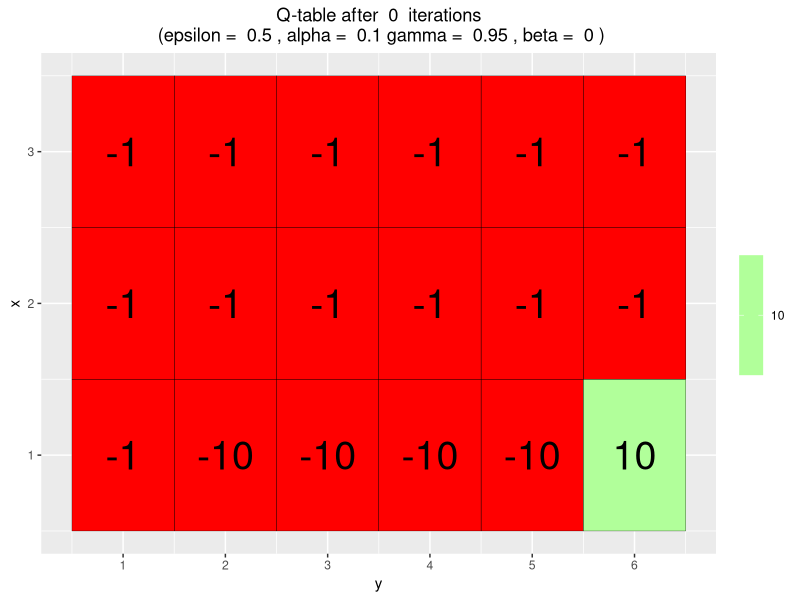
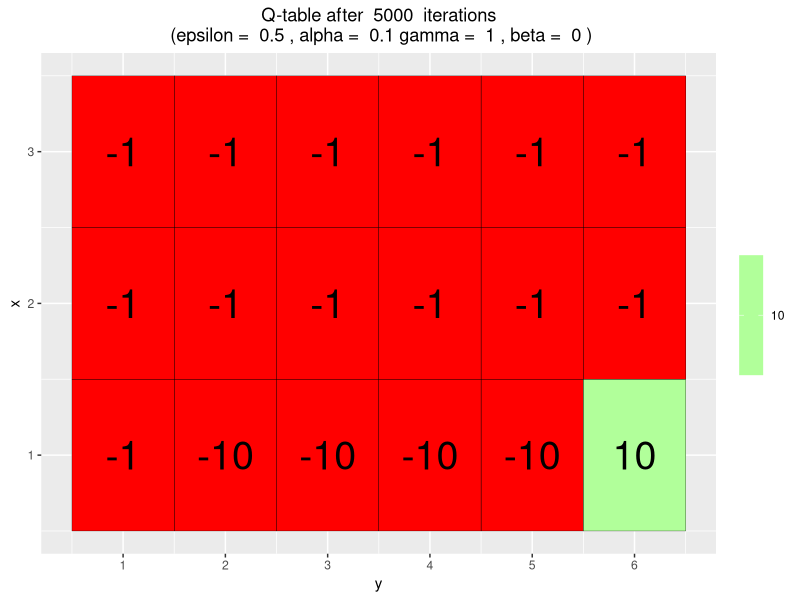
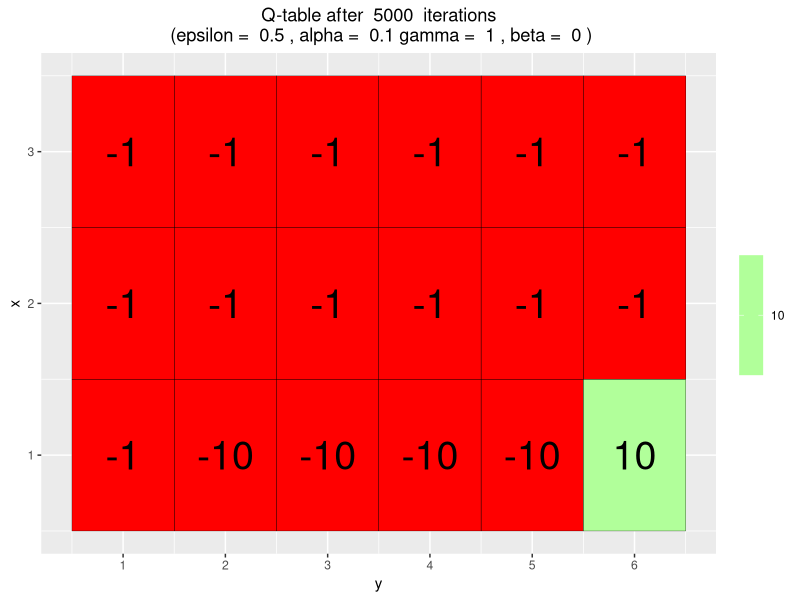
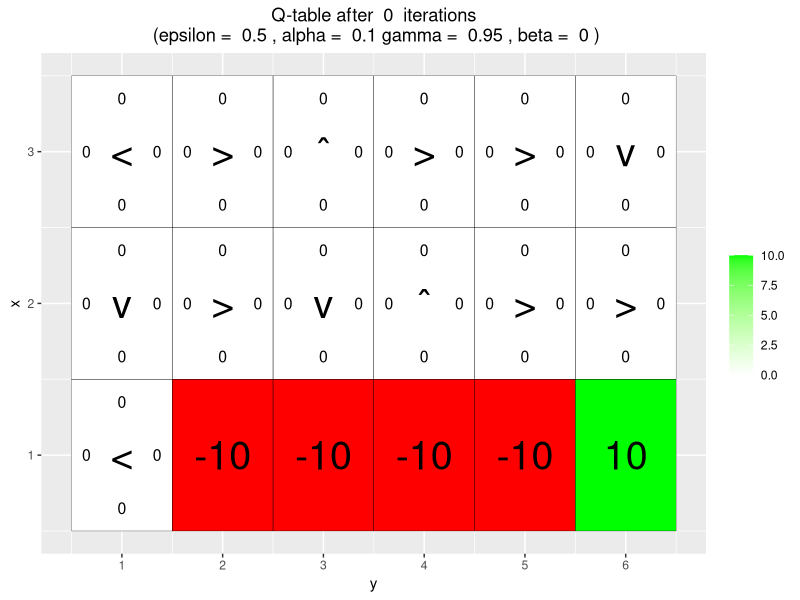
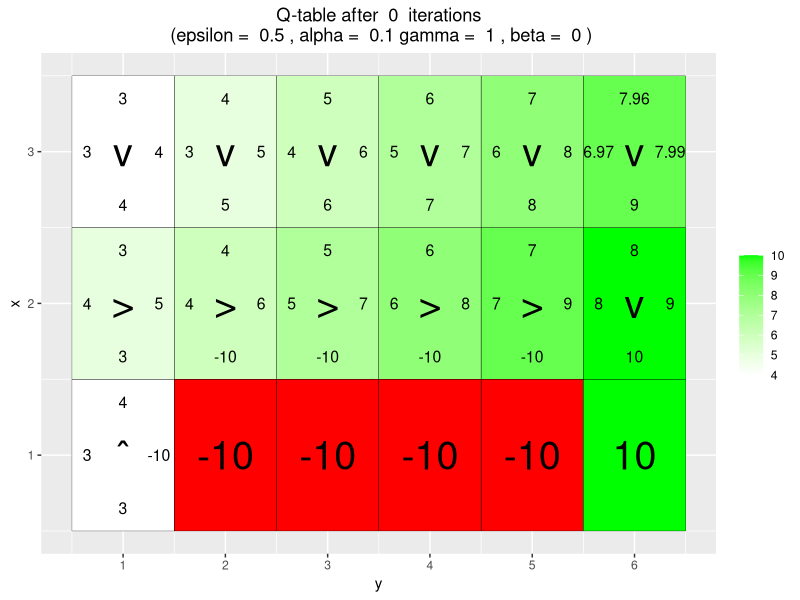
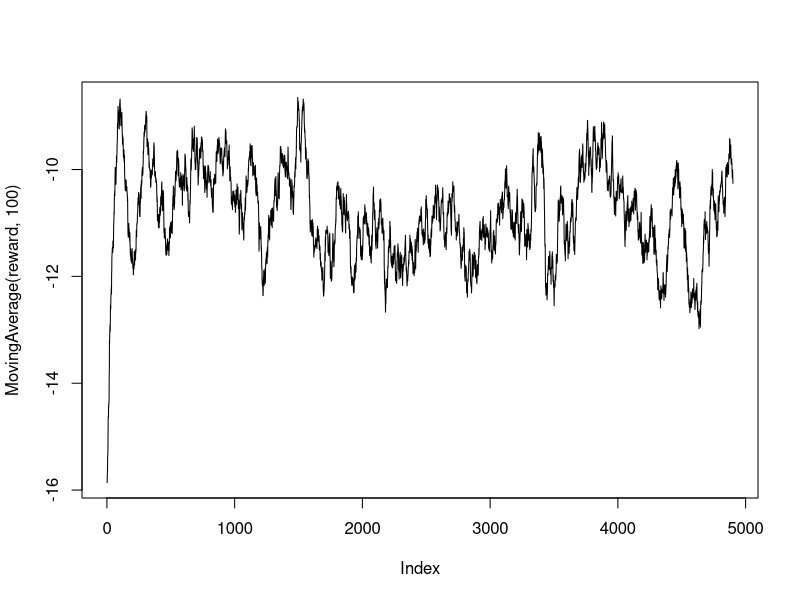
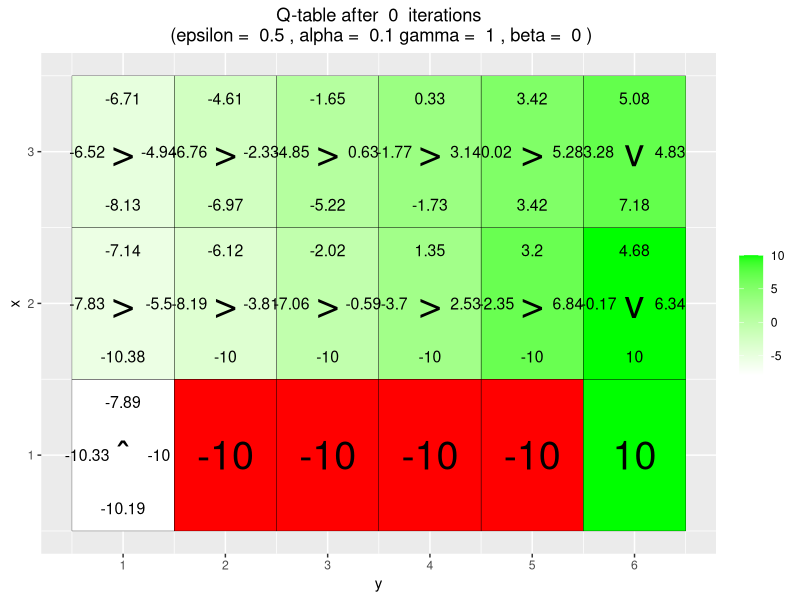
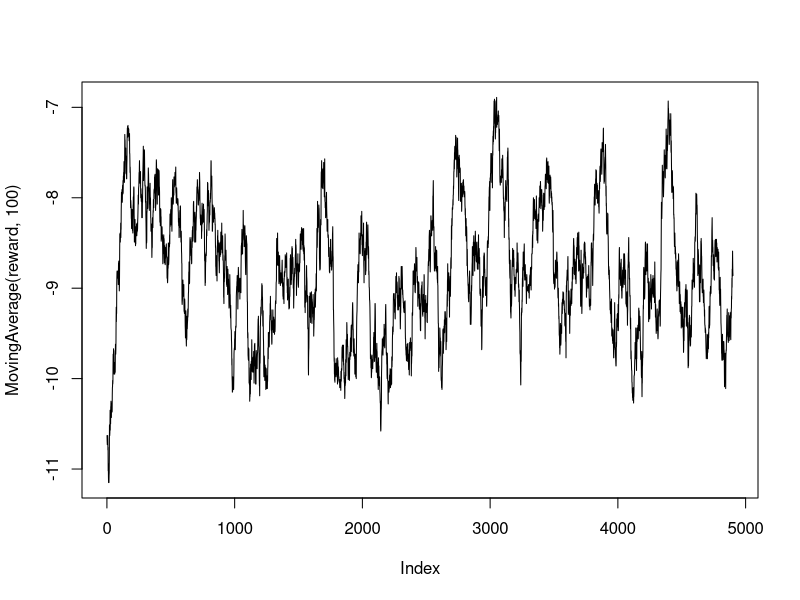

These figures' R source, in order:
####1st attempt####
library(ggplot2)

arrows <- c("ˆ", ">", "v", "<")
action_deltas <- list(c(1,0), # up
                      c(0,1), # right
                      c(-1,0), # down
                      c(0,-1)) # left
vis_environment <- function(iterations=0, epsilon = 0.5, alpha = 0.1, gamma = 0.95, beta = 0){
  
  # Visualize an environment with rewards. 
  # Q-values for all actions are displayed on the edges of each tile.
  # The (greedy) policy for each state is also displayed.
  # 
  # Args:
  #   iterations, epsilon, alpha, gamma, beta (optional): for the figure title.
  #   reward_map (global variable): a HxW array containing the reward given at each state.
  #   q_table (global variable): a HxWx4 array containing Q-values for each state-action pair.
  #   H, W (global variables): environment dimensions.
  
  df <- expand.grid(x=1:H,y=1:W)
  foo <- mapply(function(x,y) ifelse(reward_map[x,y] == 0,q_table[x,y,1],NA),df$x,df$y)
  df$val1 <- as.vector(round(foo, 2))
  foo <- mapply(function(x,y) ifelse(reward_map[x,y] == 0,q_table[x,y,2],NA),df$x,df$y)
  df$val2 <- as.vector(round(foo, 2))
  foo <- mapply(function(x,y) ifelse(reward_map[x,y] == 0,q_table[x,y,3],NA),df$x,df$y)
  df$val3 <- as.vector(round(foo, 2))
  foo <- mapply(function(x,y) ifelse(reward_map[x,y] == 0,q_table[x,y,4],NA),df$x,df$y)
  df$val4 <- as.vector(round(foo, 2))
  foo <- mapply(function(x,y) 
    ifelse(reward_map[x,y] == 0,arrows[GreedyPolicy(x,y)],reward_map[x,y]),df$x,df$y)
  df$val5 <- as.vector(foo)
  foo <- mapply(function(x,y) ifelse(reward_map[x,y] == 0,max(q_table[x,y,]),
                                     ifelse(reward_map[x,y]<0,NA,reward_map[x,y])),df$x,df$y)
  df$val6 <- as.vector(foo)
  
  print(ggplot(df,aes(x = y,y = x)) +
          scale_fill_gradient(low = "white", high = "green", na.value = "red", name = "") +
          geom_tile(aes(fill=val6)) +
          geom_text(aes(label = val1),size = 4,nudge_y = .35,na.rm = TRUE) +
          geom_text(aes(label = val2),size = 4,nudge_x = .35,na.rm = TRUE) +
          geom_text(aes(label = val3),size = 4,nudge_y = -.35,na.rm = TRUE) +
          geom_text(aes(label = val4),size = 4,nudge_x = -.35,na.rm = TRUE) +
          geom_text(aes(label = val5),size = 10) +
          geom_tile(fill = 'transparent', colour = 'black') + 
          ggtitle(paste("Q-table after ",iterations," iterations\n",
                        "(epsilon = ",epsilon,", alpha = ",alpha,"gamma = ",gamma,", beta = ",beta,")")) +
          theme(plot.title = element_text(hjust = 0.5)) +
          scale_x_continuous(breaks = c(1:W),labels = c(1:W)) +
          scale_y_continuous(breaks = c(1:H),labels = c(1:H)))
  
}

transition_model <- function(x, y, action, beta){
  # Computes the new state after given action is taken. The agent will follow the action
  # with probability (1-beta) and slip to the right or left with probability beta/2 each.
  #
  # Args:
  # x, y: state coordinates.
  # action: which action the agent takes (in {1,2,3,4}).
  # beta: probability of the agent slipping to the side when trying to move.
  # H, W (global variables): environment dimensions.
  #
  # Returns:
  # The new state after the action has been taken.
  delta <- sample(-1:1, size = 1, prob = c(0.5*beta,1-beta,0.5*beta))
  final_action <- ((action + delta + 3) %% 4) + 1
  foo <- c(x,y) + unlist(action_deltas[final_action])
  foo <- pmax(c(1,1),pmin(foo,c(H,W)))
  return (foo)
}
GreedyPolicy <- function(x, y){
  # Get a greedy action for state (x,y) from q_table.
  #
  # Args:
  # x, y: state coordinates.
  # q_table (global variable): a HxWx4 array containing Q-values for each state-action pair.
  #
  # Returns:
  # An action, i.e. integer in {1,2,3,4}.
  #Get the max q-value from the q_table for the state (x,y)
  max_q = max(q_table[x,y,])
  #Get the indexes which has maximum values
  max_index = which(q_table[x,y,] == max_q)#There can be more than 1 index
  #Question: can the agent stay in the same location?
  #In case of ties, sample randomly from those ties
  if (length(max_index) > 1) {
    action <- sample(max_index, size = 1)
  }else{
    action <- max_index
  }
  return(action)
}
# greedy_action <- GreedyPolicy(1,1)
# greedy_action
EpsilonGreedyPolicy <- function(x, y, epsilon){
  # Get an epsilon-greedy action for state (x,y) from q_table.
  #
  # Args:
  # x, y: state coordinates.
  # epsilon: probability of acting randomly.
  #
  # Returns:
  # An action, i.e. integer in {1,2,3,4}.
  #Explore with epsilon probability or exploit
  explore <- ifelse(epsilon > runif(1), 1, 0)
  if(explore){
    action <- sample(1:4, size = 1)#Exploration
  }else{
    action <- GreedyPolicy(x,y)#Exploitation
  }
  return(action)
}
transition_model <- function(x, y, action, beta){
  # Computes the new state after given action is taken. The agent will follow the action
  # with probability (1-beta) and slip to the right or left with probability beta/2 each.
  #
  # Args:
  # x, y: state coordinates.
  # action: which action the agent takes (in {1,2,3,4}).
  # beta: probability of the agent slipping to the side when trying to move.
  # H, W (global variables): environment dimensions.
  #
  # Returns:
  # The new state after the action has been taken.
  delta <- sample(-1:1, size = 1, prob = c(0.5*beta,1-beta,0.5*beta))
  final_action <- ((action + delta + 3) %% 4) + 1
  #Question: why is action_deltas(y,x)
  foo <- c(x,y) + unlist(action_deltas[final_action])
  foo <- pmax(c(1,1),pmin(foo,c(H,W)))
  return (foo)
}
q_learning <- function(start_state, epsilon = 0.5, alpha = 0.1, gamma = 0.95,
                       beta = 0){
  # Perform one episode of Q-learning. The agent should move around in the
  # environment using the given transition model and update the Q-table.
  # The episode ends when the agent reaches a terminal state.
  #
  # Args:
  # start_state: array with two entries, describing the starting position of the agent.
  # epsilon (optional): probability of acting randomly.
  # alpha (optional): learning rate.
  # gamma (optional): discount factor.
  # beta (optional): slipping factor.
  # reward_map (global variable): a HxW array containing the reward given at each state.
  # q_table (global variable): a HxWx4 array containing Q-values for each state-action pair.
  #
  # Returns:
  # reward: reward received in the episode.
  # correction: sum of the temporal difference correction terms over the episode.
  # q_table (global variable): Recall that R passes arguments by value. So, q_table being
  # a global variable can be modified with the superassigment operator <<-.
  #RL_L1_QLearning, slide 14
  #Initialize S
  old_x <- start_state[1]
  old_y <- start_state[2]
  episode_correction <- 0
  reward <- 0
  repeat{
    #print(paste0('State - (', old_x, ',', old_y,')'))
    #Choose A using policy
    action <- EpsilonGreedyPolicy(old_x,old_y,epsilon)
    #Take A and get the next state(S')
    s_prime <- transition_model(old_x, old_y, action, beta)
    new_x <- s_prime[1]
    new_y <- s_prime[2]
    #Observe the reward for moving into new state
    current_reward <- reward_map[new_x, new_y]
    #Calculate the Q-value temporal difference
    old_q <- q_table[old_x, old_y, action]
    new_q <- max(q_table[new_x, new_y, ])
    temporal_diff <- current_reward + (gamma * new_q) - old_q
    #Update Q-table
    q_table[old_x, old_y, action] <<- old_q + alpha * temporal_diff
    #Update S <- S'
    old_x <- new_x
    old_y <- new_y
    #Compute the episode correction - sum of temporal difference
    #Question: is it absolute or w/o
    episode_correction <- episode_correction + temporal_diff
    #Update the reward for the episode
    reward <- reward + current_reward
    if(current_reward == 10 | current_reward == -10)
      # End episode.
      return (c(reward,episode_correction))
  }
}

sarsa <- function(start_state, epsilon = 0.5, alpha = 0.1, gamma = 0.95,
                       beta = 0){
  #Initialize S
  old_x <- start_state[1]
  old_y <- start_state[2]
  episode_correction <- 0
  reward <- 0
  #Choose A using policy
  action <- EpsilonGreedyPolicy(old_x,old_y,epsilon)
  repeat{
    print(paste0('State - (', old_x, ',', old_y,',', action,')'))
    
    #Take A and get the next state(S')
    s_prime <- transition_model(old_x, old_y, action, beta)
    new_x <- s_prime[1]
    new_y <- s_prime[2]
    
    #Observe the reward for moving into new state
    current_reward <- reward_map[new_x, new_y]
    
    #Calculate the Q-value temporal difference
    old_q <- q_table[old_x, old_y, action]
    new_action <- EpsilonGreedyPolicy(old_x,old_y,epsilon)
    new_q <- q_table[new_x, new_y, new_action]
    temporal_diff <- current_reward + (gamma * new_q) - old_q
    #Update Q-table
    q_table[old_x, old_y, action] <<- old_q + alpha * temporal_diff
    
    #Update S <- S'
    old_x <- new_x
    old_y <- new_y
    
    #Update the action to the new action
    action <- new_action
    
    #Compute the episode correction - sum of temporal difference
    #Question: is it absolute or w/o
    episode_correction <- episode_correction + temporal_diff
    #Update the reward for the episode
    reward <- reward + current_reward
    if(current_reward == 10 | current_reward == -10)
      # End episode.
      return (c(reward,episode_correction))
  }
}

MovingAverage <- function(x, n){
  cx <- c(0,cumsum(x))
  rsum <- (cx[(n+1):length(cx)] - cx[1:(length(cx) - n)]) / n
  return (rsum)
}

# Environment C (modified).
H <- 3
W <- 6
reward_map <- matrix(-1, nrow = H, ncol = W)
reward_map[1,2:5] <- -10
reward_map[1,6] <- 10
#Q-Learning
q_table <- array(0,dim = c(H,W,4))
vis_environment()

#Q-Learning
q_table <- array(0,dim = c(H,W,4))
reward_1 <- NULL
for(i in 1:5000){
  foo <- q_learning(gamma = 1, epsilon = 0.5,
                    beta = 0, alpha = 0.1,
                    start_state = c(1,1))
  reward_1 <- c(reward_1,foo[1])
}
q_table
vis_environment(i, gamma = 1, epsilon = 0.5,
                beta = 0, alpha = 0.1)

#New alg
q_table <- array(0,dim = c(H,W,4))
reward_2 <- NULL
for(i in 1:5000){
  foo <- sarsa(gamma = 1, epsilon = 0.5,
                    beta = 0, alpha = 0.1,
                    start_state = c(1,1))
  reward_2 <- c(reward_2,foo[1])
}
q_table
vis_environment(i, gamma = 1, epsilon = 0.5,
                beta = 0, alpha = 0.1)

#plot(MovingAverage(reward,100),type = "l")

####2nd attempt####
library(ggplot2)
arrows <- c("ˆ", ">", "v", "<")
action_deltas <- list(c(1,0), # up
                      c(0,1), # right
                      c(-1,0), # down
                      c(0,-1)) # left
vis_environment <- function(iterations=0, epsilon = 0.5, alpha = 0.1, gamma = 0.95, beta = 0){
  # Visualize an environment with rewards.
  # Q-values for all actions are displayed on the edges of each tile.
  # The (greedy) policy for each state is also displayed.
  #
  #Args:
  # iterations, epsilon, alpha, gamma, beta (optional): for the figure title.
  # reward_map (global variable): a HxW array containing the reward given at each state.
  # q_table (global variable): a HxWx4 array containing Q-values for each state-action pair.
  # H, W (global variables): environment dimensions.
  df <- expand.grid(x=1:H,y=1:W)
  foo <- mapply(function(x,y) ifelse(reward_map[x,y] == -1,q_table[x,y,1],NA),df$x,df$y)
  df$val1 <- as.vector(round(foo, 2))
  foo <- mapply(function(x,y) ifelse(reward_map[x,y] == -1,q_table[x,y,2],NA),df$x,df$y)
  df$val2 <- as.vector(round(foo, 2))
  foo <- mapply(function(x,y) ifelse(reward_map[x,y] == -1,q_table[x,y,3],NA),df$x,df$y)
  df$val3 <- as.vector(round(foo, 2))
  foo <- mapply(function(x,y) ifelse(reward_map[x,y] == -1,q_table[x,y,4],NA),df$x,df$y)
  df$val4 <- as.vector(round(foo, 2))
  foo <- mapply(function(x,y)
    ifelse(reward_map[x,y] == -1,arrows[GreedyPolicy(x,y)],reward_map[x,y]),df$x,df$y)
  df$val5 <- as.vector(foo)
  foo <- mapply(function(x,y) ifelse(reward_map[x,y] == -1,max(q_table[x,y,]),
                                     ifelse(reward_map[x,y]<0,NA,reward_map[x,y])),df$x,df$y)
  df$val6 <- as.vector(foo)
  print(ggplot(df,aes(x = y,y = x)) +
          scale_fill_gradient(low = "white", high = "green", na.value = "red", name = "") +
          geom_tile(aes(fill=val6)) +
          geom_text(aes(label = val1),size = 4,nudge_y = .35,na.rm = TRUE) +
          geom_text(aes(label = val2),size = 4,nudge_x = .35,na.rm = TRUE) +
          geom_text(aes(label = val3),size = 4,nudge_y = -.35,na.rm = TRUE) +
          geom_text(aes(label = val4),size = 4,nudge_x = -.35,na.rm = TRUE) +
          geom_text(aes(label = val5),size = 10) +
          geom_tile(fill = 'transparent', colour = 'black') +
          ggtitle(paste("Q-table after ",iterations," iterations\n",
                        "(epsilon = ",epsilon,", alpha = ",alpha,"gamma = ",gamma,", beta = ",beta,")")) +
          theme(plot.title = element_text(hjust = 0.5)) +
          scale_x_continuous(breaks = c(1:W),labels = c(1:W)) +
          scale_y_continuous(breaks = c(1:H),labels = c(1:H)))
}
  
transition_model <- function(x, y, action, beta){
  # Computes the new state after given action is taken. The agent will follow the action
  # with probability (1-beta) and slip to the right or left with probability beta/2 each.
  ##
  Args:
    # x, y: state coordinates.
    # action: which action the agent takes (in {1,2,3,4}).
    # beta: probability of the agent slipping to the side when trying to move.
    # H, W (global variables): environment dimensions.
    ##
    Returns:
    # The new state after the action has been taken.
    delta <- sample(-1:1, size = 1, prob = c(0.5*beta,1-beta,0.5*beta))
    final_action <- ((action + delta + 3) %% 4) + 1
    foo <- c(x,y) + unlist(action_deltas[final_action])
    foo <- pmax(c(1,1),pmin(foo,c(H,W)))
    return (foo)
}
GreedyPolicy <- function(x, y){
  #Get the max q-value from the q_table for the state (x,y)
  max_q = max(q_table[x,y,])
  #Get the indexes which has maximum values
  max_index = which(q_table[x,y,] == max_q)#There can be more than 1 index
  #Question: can the agent stay in the same location?
  #In case of ties, sample randomly from those ties
  if (length(max_index) > 1) {
    action <- sample(max_index, size = 1)
  }else{
    action <- max_index
  }
  return(action)
}
EpsilonGreedyPolicy <- function(x, y, epsilon){
  #Explore with epsilon probability or exploit
  explore <- ifelse(epsilon > runif(1), 1, 0)
  if(explore){
    action <- sample(1:4, size = 1)#Exploration
  }else{
    action <- GreedyPolicy(x,y)#Exploitation
  }
  return(action)
}

transition_model <- function(x, y, action, beta){
  delta <- sample(-1:1, size = 1, prob = c(0.5*beta,1-beta,0.5*beta))
  final_action <- ((action + delta + 3) %% 4) + 1
  #Question: why is action_deltas(y,x)
  foo <- c(x,y) + unlist(action_deltas[final_action])
  foo <- pmax(c(1,1),pmin(foo,c(H,W)))
  return (foo)
}
q_learning <- function(start_state, epsilon = 0.5, alpha = 0.1, gamma = 0.95,
                       beta = 0){
  #Initialize S
  old_x <- start_state[1]
  old_y <- start_state[2]
  episode_correction <- 0
  reward <- 0
  repeat{
    #print(paste0('State - (', old_x, ',', old_y,')'))
    #Choose A using policy
    action <- EpsilonGreedyPolicy(old_x,old_y,epsilon)
    #Take A and get the next state(S')
    s_prime <- transition_model(old_x, old_y, action, beta)
    new_x <- s_prime[1]
    new_y <- s_prime[2]
    #Observe the reward for moving into new state
    current_reward <- reward_map[new_x, new_y]
    #Calculate the Q-value temporal difference
    old_q <- q_table[old_x, old_y, action]
    new_q <- max(q_table[new_x, new_y, ])
    temporal_diff <- current_reward + (gamma * new_q) - old_q
    #Update Q-table
    q_table[old_x, old_y, action] <<- old_q + alpha * temporal_diff
    #Update S <- S'
    old_x <- new_x
    old_y <- new_y
    #Compute the episode correction - sum of temporal difference
    #Question: is it absolute or w/o
    episode_correction <- episode_correction + temporal_diff
    #Update the reward for the episode
    reward <- reward + current_reward
    if(current_reward == 10 | current_reward == -10)
      # End episode.
      return (c(reward,episode_correction))
  }
}
sarsa <- function(start_state, epsilon = 0.5, alpha = 0.1, gamma = 0.95,
                  beta = 0){
  #start_stae <- c(1,1)
  #Initialize S
  episode_correction <- 0
  reward <- 0
  actions <- rep(0,2)#Contains a and a'
  #Contains s, s'(after taking a) and s''(after taking a')
  states <- matrix(rep(0,4), nrow = 2)
  states[1,] <- c(start_state[1], start_state[2])
  rewards <- rep(0,1)#Contains r1(for taking a) and r2(for taking a')
  
  #Produce a, s', r
  actions[1] <- EpsilonGreedyPolicy(states[1,1],states[1,2],epsilon)
  #states[2,] <- transition_model(states[1,1],states[1,2], actions[1], beta)
  #rewards[1] <- reward_map[states[2,1], states[2,2]]
  
  repeat{
    #print(paste0('State - (', old_x, ',', old_y,')'))
    
    #Produce the next state - a', s'', r'
    states[2,] <- transition_model(states[1,1],states[1,2], actions[1], beta)
    rewards[1] <- reward_map[states[2,1], states[2,2]]
    actions[2] <- EpsilonGreedyPolicy(states[2,1],states[2,2],epsilon)
    
    #Calculate the Q-value temporal difference
    old_q <- q_table[states[1,1],states[1,2], actions[1]]
    new_q <- rewards[1] + gamma * q_table[states[2,1],states[2,2], actions[2]] - old_q
    
    #Update Q-table
    q_table[states[1,1],states[1,2], actions[1]] <<- 
      old_q + alpha * new_q
    
    #reward plus current reward
    reward <- reward + rewards[1]
    
    #Update states, rewards, actions
    states[1,] <- states[2,]#Move s' to s
    #states[2,] <- states[3,]#Move s'' to s'
    actions[1] <- actions[2]#Move a' to a
    #rewards[1] <- rewards[2]#Move r' to r
    
    if(rewards[1] == 10 | rewards[1] == -10)
      # End episode.
      return (c(reward,episode_correction))
  }
}

# Environment C (the effect of beta).
H <- 3
W <- 6
reward_map <- matrix(-1, nrow = H, ncol = W)
reward_map[1,2:5] <- -10
reward_map[1,6] <- 10
q_table <- array(0,dim = c(H,W,4))
vis_environment()


reward <- NULL
episode_correction <- NULL
for(i in 1:5000){
  foo <- q_learning(gamma = 1, beta = 0, epsilon = 0.5, alpha = 0.1,
                    start_state = c(1,1))
  reward <- c(reward,foo[1])
  episode_correction <- c(episode_correction,foo[2])
}
vis_environment(gamma = 1, beta = 0, epsilon = 0.5, alpha = 0.1,)
#q_table
plot(MovingAverage(reward,100),type = "l")


reward <- NULL
episode_correction <- NULL
for(i in 1:5000){
  foo <- sarsa(gamma = 1, beta = 0, epsilon = 0.5, alpha = 0.1,
                    start_state = c(1,1))
  reward <- c(reward,foo[1])
  episode_correction <- c(episode_correction,foo[2])
}
vis_environment(gamma = 1, beta = 0, epsilon = 0.5, alpha = 0.1,)
q_table
plot(MovingAverage(reward,100),type = "l")


